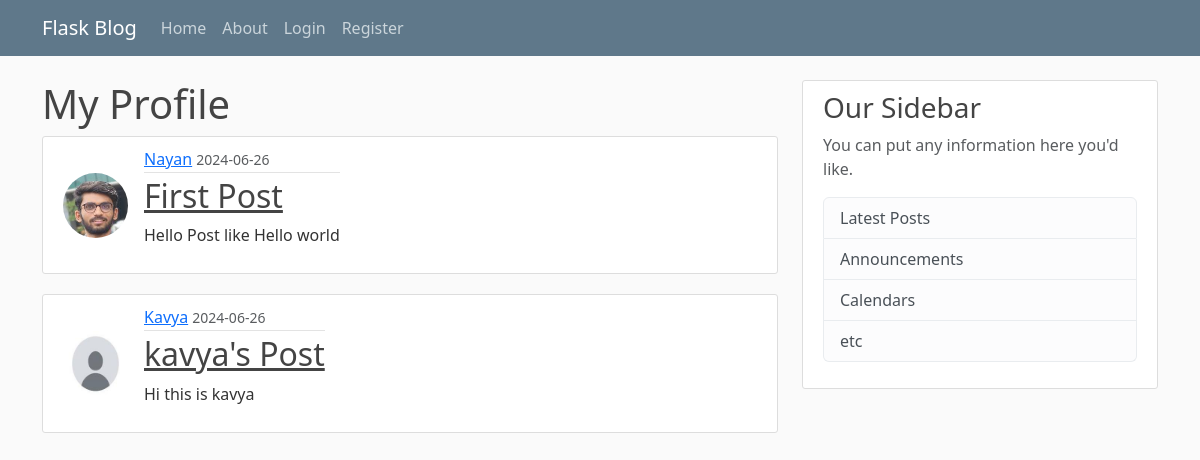
Page /home on the earlier database version.
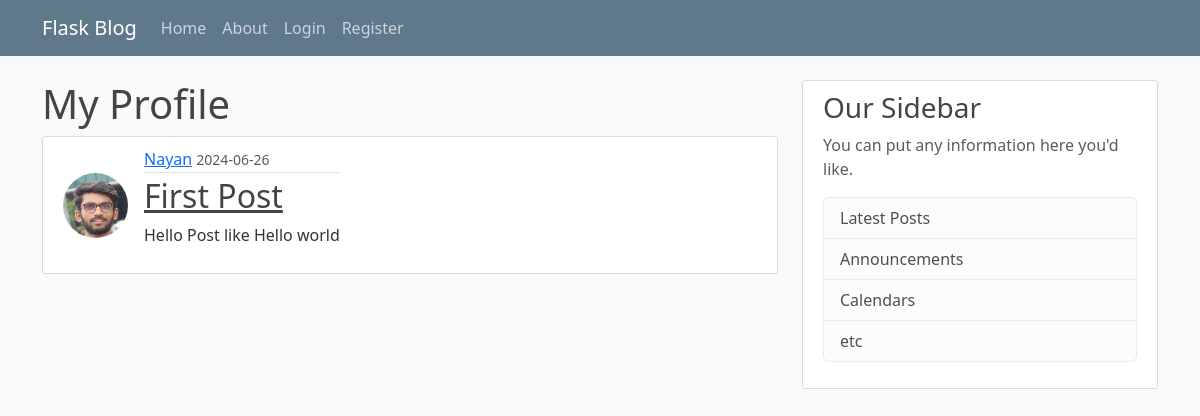
Same page on the later database version.
### flaskblog/models.py (models this page shows, shortened)
class Post(db.Model):
    id = db.Column(db.Integer, primary_key=True)
    title = db.Column(db.String(100), nullable=False)
    date_posted = db.Column(db.DateTime, nullable=False, default=datetime.utcnow)
    content = db.Column(db.Text, nullable=False)
    user_id = db.Column(db.Integer, db.ForeignKey('user.id'), nullable=False)

class User(db.Model, UserMixin):
    id = db.Column(db.Integer, primary_key=True)
    username = db.Column(db.String(20), unique=True, nullable=False)
    email = db.Column(db.String(120), unique=True, nullable=False)
    image = db.Column(db.String(20), nullable=False, default='default.jpg')
    password = db.Column(db.String(60), nullable=False)
    posts = db.relationship('Post', backref='author', lazy=True)

### flaskblog/routes.py (the view)
@app.route("/")
@app.route("/home")
def home():
    posts = Post.query.all()
    return render_template("home.html" ,posts=posts ,title="Home")

### flaskblog/templates/home.html
{% extends "layout.html" %}
{% block content %}
    <h1>My Profile</h1>
    {% for post in posts %}
        <article class="media inline-media content-section">
            <img class="rounded-circle article-img" src="{{ url_for('static', filename='profile_pics/' + post.author.image) }}">
            <div class="media-body">
                <div class="article-metadata">
                    <a class="mr-2" href="#">{{ post.author.username }}</a>
                    <small class="text-muted">{{  post.date_posted.strftime("%Y-%m-%d") }}</small>
                </div>
                <h2><a class="article-title" href="{{ url_for('post', post_id=post.id) }}">{{ post.title }}</a></h2>                <p class="article-content">{{ post.content }}</p>
            </div>
        </article>
    {% endfor %}
{% endblock %}

### flaskblog/templates/layout.html (shortened to what this page needs)
<!DOCTYPE html>
<html lang="en">
<head>
    <link href="https://cdn.jsdelivr.net/npm/bootstrap@5.3.3/dist/css/bootstrap.min.css" rel="stylesheet">
    <link rel="stylesheet" type="text/css" href="{{ url_for('static', filename='main.css') }}"></head>
<body>
  <header class="site-header">
    <nav class="navbar navbar-expand-md navbar-dark bg-steel fixed-top">
      <div class="container">
        <a class="navbar-brand mr-4" href="/">Flask Blog</a>
        <div class="collapse navbar-collapse" id="navbarToggle">
          <div class="navbar-nav mr-auto">
            <a class="nav-item nav-link" href="{{ url_for('home') }}">Home</a>
            <a class="nav-item nav-link" href="{{ url_for('about') }}">About</a>
          </div>
          <div class="navbar-nav">
              {% if current_user.is_authenticated %}
                <a class="nav-item nav-link" href="{{ url_for('new_post') }}">New Post</a>
                <a class="nav-item nav-link" href="{{ url_for('account') }}">Account</a>
                <a class="nav-item nav-link" href="{{ url_for('logout') }}">Logout</a>
              {% else %}
                <a class="nav-item nav-link" href="{{ url_for('login') }}">Login</a>
                <a class="nav-item nav-link" href="{{ url_for('register') }}">Register</a>
              {% endif %}
          </div>
        </div>
      </div>
    </nav>
  </header>
    <main role="main" class="container">
        <div class="row">
          <div class="col-md-8">
            {% block content %}{% endblock %}
          </div>
          <div class="col-md-4">
            <div class="content-section">
              <h3>Our Sidebar</h3>
              <p class='text-muted'>You can put any information here you'd like.
                <ul class="list-group">
                  <li class="list-group-item list-group-item-light">Latest Posts</li>
                  <li class="list-group-item list-group-item-light">Announcements</li>
                  <li class="list-group-item list-group-item-light">Calendars</li>
                  <li class="list-group-item list-group-item-light">etc</li>
                </ul>
              </p>
            </div>
          </div>
        </div>
      </main>
</body>
</html>

### flaskblog/static/main.css (style rules this page uses)
body { background: #fafafa; color: #333333; margin-top: 5rem; }
h1, h2, h3, h4, h5, h6 { color: #444444; }
.bg-steel { background-color: #5f788a; }
.site-header .navbar-nav .nav-link { color: #cbd5db; }
.content-section { background: #ffffff; padding: 10px 20px; border: 1px solid #dddddd; border-radius: 3px; margin-bottom: 20px; }
.article-title { color: #444444; }
.article-content { white-space: pre-line; }
.article-img { height: 65px; width: 65px; margin-right: 16px; }
.article-metadata { padding-bottom: 1px; margin-bottom: 4px; border-bottom: 1px solid #e3e3e3 }
.inline-media { display: flex; align-items: center; }

Differences in the rows shown:
removed Post: image (placeholder picture), author.username "Kavya", date_posted "2024-06-26", title "kavya's Post", content "Hi this is kavya"
